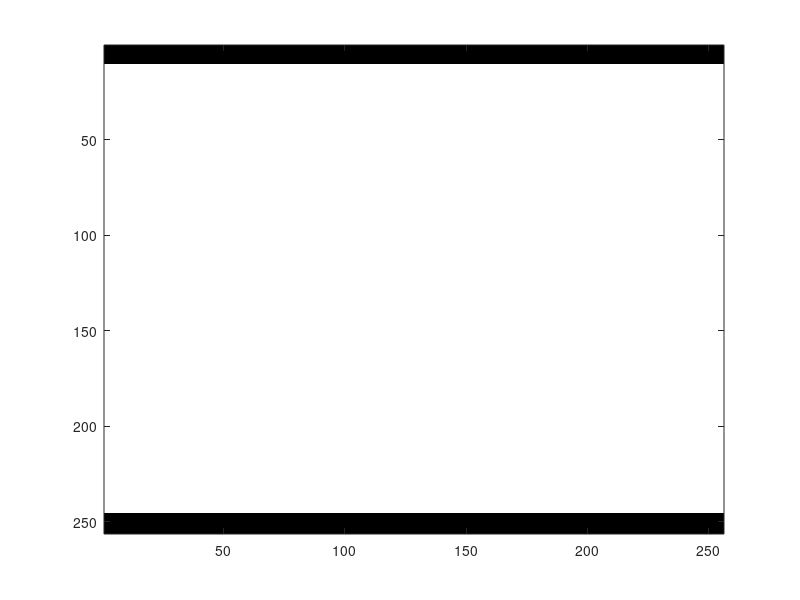
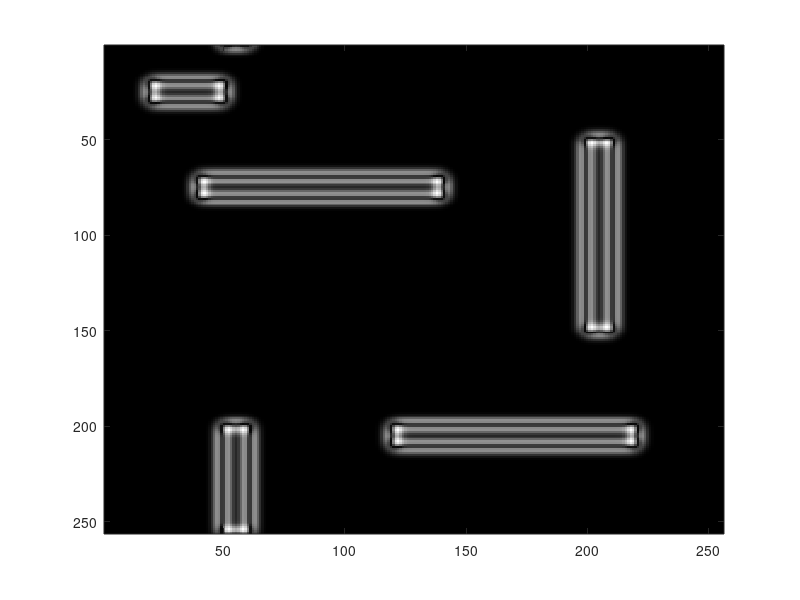
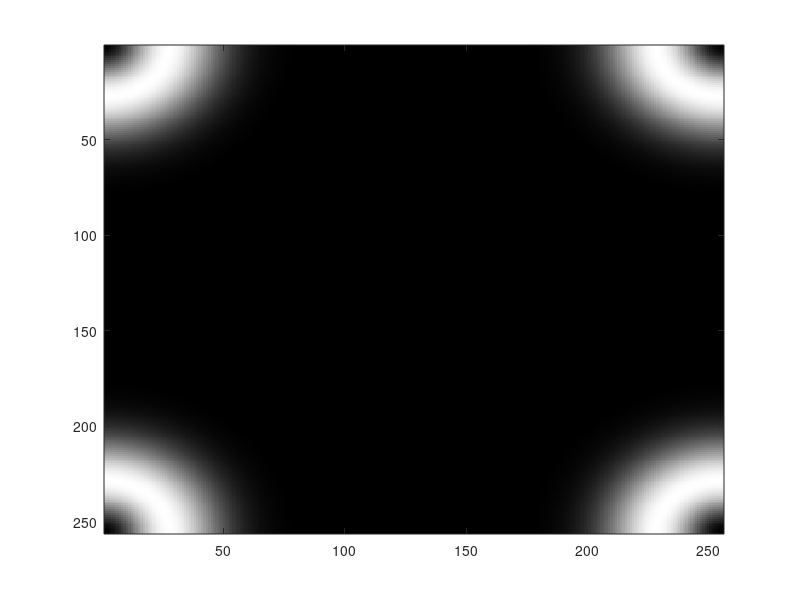
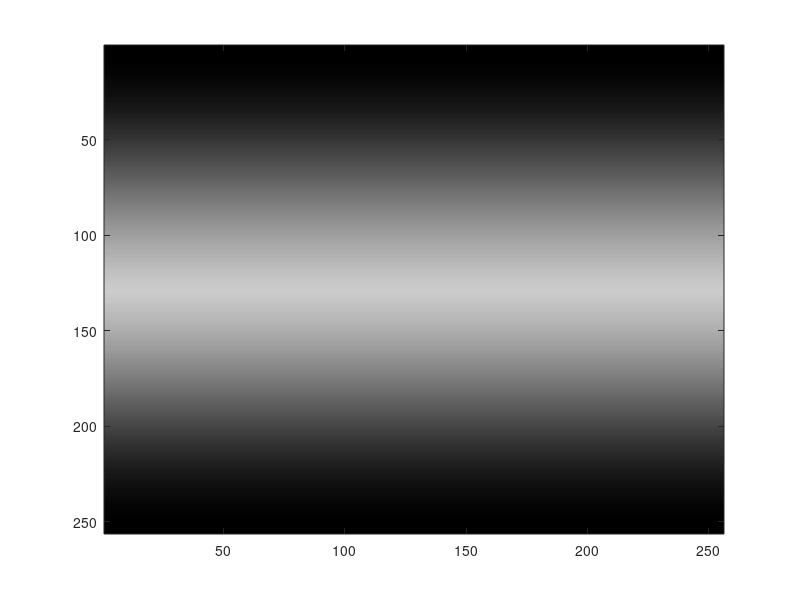

These charts were generated, in order, by the following MATLAB code:
%lab on the 23/2/17
load('objects.mat')
mask = ones(256,256);
mask(1:10,:)=0;
mask(246:256,:)=0;
image(256*mask);
colormap(gray(256));
figure;
image(256*objects);
colormap(gray(256));

figure;
y = fft2(objects);
y = y.*mask;
z = ifft2(y);
image(256*abs(z)/max(max(abs(z))));
colormap(gray(256));

figure;

x = (0:255);
x(130:256) = 256 - (129:255); %x(130:256) = 256 - (129:255);
x = x.*x;

dist = x'*ones(1,256);
gau = exp(-dist/9999); %change last number to adjust the filter was 20
gau = 1 - gau;
image(256*gau);
colormap(gray(256));

figure;
y = fft2(objects);
y = y.*gau;
z = ifft2(y);
image(256*abs(z)/max(max(abs(z))));
colormap(gray(256));

figure;
x = (1:256);
x(129:256)=256-(129:256);
x = x.*x;
x = x' * ones(1,256);
gau = exp(-(x+x')/(2*30*30));
gau = 1-gau ;
image(256*gau)
colormap(gray(256));

figure;
y = fft2(objects);
y = y.*gau;
z = ifft2(y);
image(256*abs(z)/max(max(abs(z))));
colormap(gray(256));

figure;
gau1 = exp(-(x+x')/(2*40*40));
gau2 = exp(-(x+x')/(2*35*35));
gau = gau1 - gau2;
image(256*abs(gau)/max(max(abs(gau))))

figure;
y = fft2(objects);
y = y.*gau;
z = ifft2(y);
image(256*abs(z)/max(max(abs(z))));
colormap(gray(256));
load('leaf.mat')

y = fft2(objects);
for i = 2:20,
gau1 = exp(-(x+x')/(2*i*i));
gau2 = exp(-(x+x')/(2*(i-1)*(i-1)));
gau = gau1-gau2;
figure(3); image(256*abs(gau)/max(max(abs(gau))))
y2 = y.* gau;
xx2=ifft2(y2);
figure(2); image(256*abs(xx2)/max(max(abs(xx2))))
pause
end
